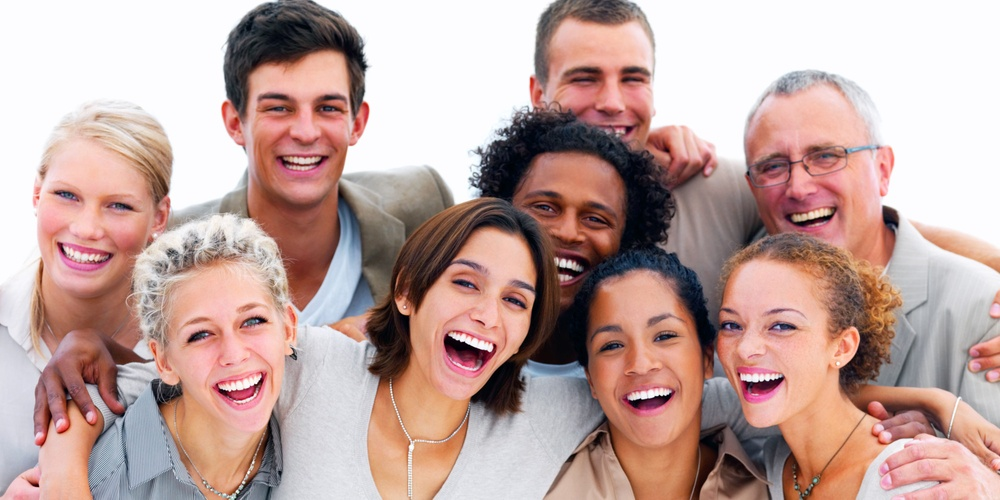
#> input picture Extras/Mini-Projeto-1-Reconhecimento Facial -OpenCV/Imagem/Foto2_Teste.jpg, 1000 x 500 px, shrunk from 2000 x 1000 before the run
$ jupyter execute --allow-errors 'Mini-Projeto-1 - Reconhecimento Facial_TesteFoto2.ipynb'   (shell and % lines are left out)
#> lines starting #> are read from the running program, lines starting #| are printed output that depends on the picture; after the words box and inside, x2 and y2 are one past the last pixel; in counts of white or black regions, pixels touching at a corner belong together
# Reconhecimento Facial utilizando OpenCV

Neste projeto aplicaremos um classificador utilizando a biblioteca opencv, para treinar o reconhecimento de imagem.
Utilizaremos o arquivo haarcascade_frontalface_alt.xml fornecido pela opencv com os parametros de classificação

[cell 1]
# Instalando o OpenCV

[cell 2]
# Importando o modulo do opencv
import cv2

[cell 3]
cv2.__version__

[cell 4]
from IPython.display import Image
Image(url = 'Imagem/Foto2_Teste.jpg')

[cell 5]
# O arquivo haarcascade_frontalface_alt.xml possui as regras de classificacao (abra o arquivo e verifique seu conteudo)

# Windows:
# arquivo_parametros = 'C:/tmp/haarcascade_frontalface_alt.xml'

# MacOS ou Linux
# arquivo_parametros = '/Users/dmpm/Dropbox/DSA/BigDataAnalytics-Python-Spark/Projetos/Projeto1/haarcascade_frontalface_alt.xml'

arquivo_parametros = 'haarcascades/haarcascade_frontalface_alt.xml'

[cell 6]
# Executando o classificador
classificador_Cascade = cv2.CascadeClassifier(arquivo_parametros)

[cell 7]
# Leitura da imagem
imagem = cv2.imread('Imagem/Foto2_Teste.jpg')
#> imagem is the input picture: shape (500, 1000, 3); mean B, G, R 158.4, 163.8, 192

[cell 8]
# Conversão da imagem em escala de cinza (gray)
grayImage = cv2.cvtColor(imagem, cv2.COLOR_BGR2GRAY)
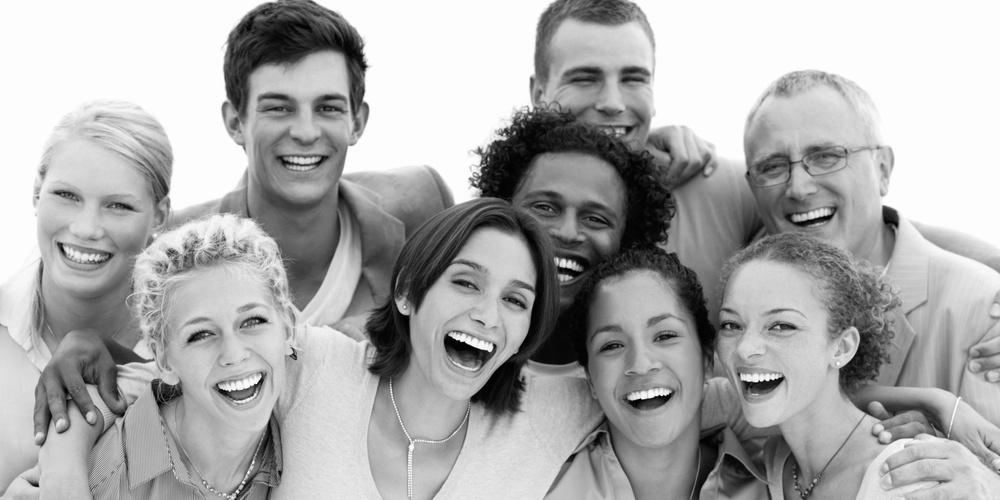
#> grayImage: shape (500, 1000); min 0, max 255, mean 171.6

[cell 9]
grayImage

[cell 10]
faces = classificador_Cascade.detectMultiScale(grayImage, scaleFactor = 1.1, minNeighbors = 10, minSize = (30,30))
#> faces = [[240, 57, 131, 131], [25, 152, 131, 131], [548, 29, 125, 125], [510, 162, 123, 123], [684, 270, 150, 150], [571, 286, 141, 141], [733, 108, 142, 142], [156, 274, 148, 148]]

[cell 11]
faces
#> Out has the same summary as faces

[cell 12]
# Aplicação das regras. Vejamos que as faces são agora uma lista de elementos pela qual percorremos com um loop for
for (x, y, width, height) in faces:
    cv2.rectangle(imagem, (x, y), (x + width, y + height),(0, 0, 255), 10)
#> this loop made 8 passes
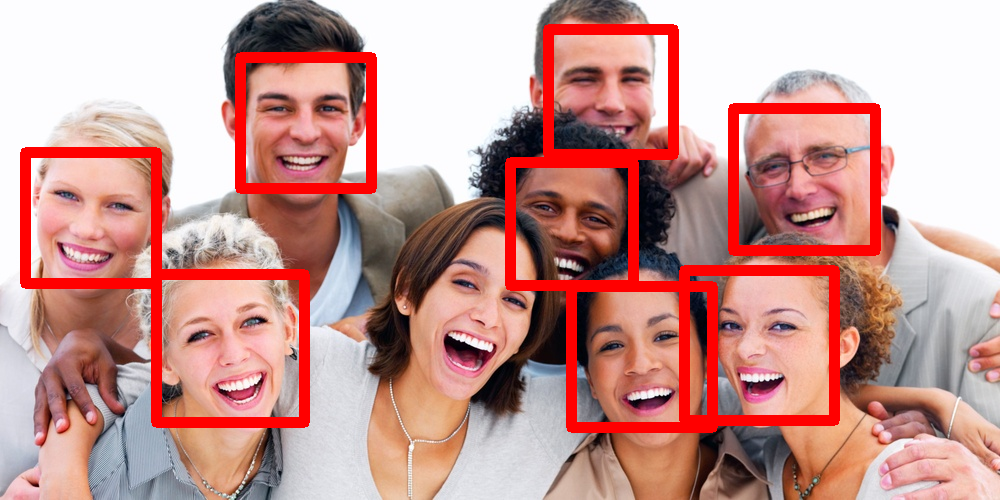
#> imagem: shape (500, 1000, 3); 9.23% of pixels changed, all inside (x1, y1, x2, y2) = (20, 24, 881, 433)

[cell 13]
# Gravando o resultado 1
cv2.imwrite('Resultados/resultadoTeste2_1.jpg', imagem)
#> Out = True

[cell 14]
nao_primos = [j for i in range(2, 8) for j in range(i * 2, 50, i)]
primos = [x for x in range(2, 50) if x not in nao_primos]
#> primos = [2, 3, 5, 7, 11, 13, 17, 19, 23, 29, 31, 37, 41, 43, 47]
#> (the rest of this cell did not finish here and is left out)
